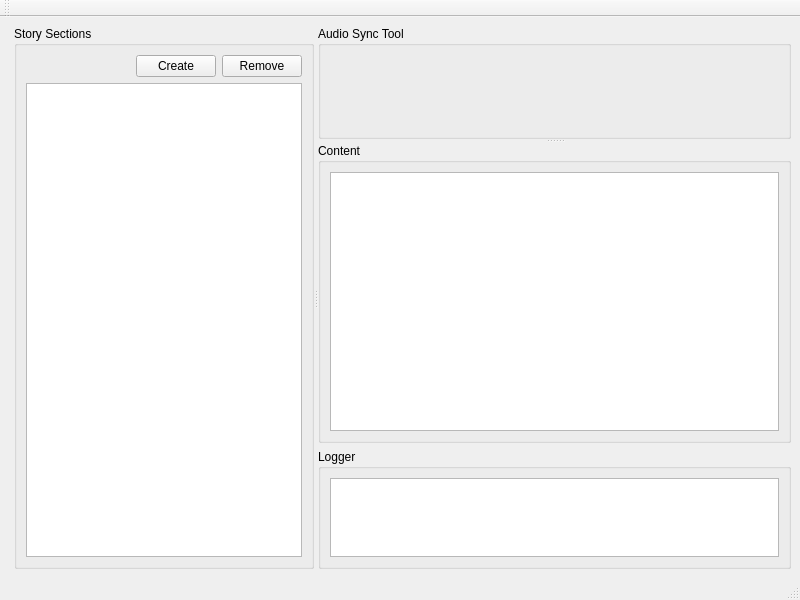
<?xml version="1.0" encoding="UTF-8"?>
<ui version="4.0">
 <class>MainWindow</class>
 <widget class="QMainWindow" name="MainWindow">
  <property name="geometry">
   <rect>
    <x>0</x>
    <y>0</y>
    <width>800</width>
    <height>600</height>
   </rect>
  </property>
  <property name="windowTitle">
   <string>Cotorro</string>
  </property>
  <property name="windowIcon">
   <iconset resource="app-resources.qrc">
    <normaloff>:/icons/assets/icons/cotorro.ico</normaloff>:/icons/assets/icons/cotorro.ico</iconset>
  </property>
  <widget class="QWidget" name="centralwidget">
   <layout class="QVBoxLayout" name="verticalLayout_6">
    <item>
     <widget class="QSplitter" name="mainSplitter">
      <property name="orientation">
       <enum>Qt::Horizontal</enum>
      </property>
      <property name="opaqueResize">
       <bool>true</bool>
      </property>
      <property name="childrenCollapsible">
       <bool>false</bool>
      </property>
      <widget class="QWidget" name="layoutWidget">
       <layout class="QVBoxLayout" name="layout_storytellingSection" stretch="0">
        <property name="spacing">
         <number>3</number>
        </property>
        <property name="sizeConstraint">
         <enum>QLayout::SetMaximumSize</enum>
        </property>
        <property name="leftMargin">
         <number>5</number>
        </property>
        <item>
         <widget class="QGroupBox" name="group_storySection">
          <property name="minimumSize">
           <size>
            <width>160</width>
            <height>0</height>
           </size>
          </property>
          <property name="maximumSize">
           <size>
            <width>300</width>
            <height>16777215</height>
           </size>
          </property>
          <property name="title">
           <string>Story Sections</string>
          </property>
          <layout class="QHBoxLayout" name="horizontalLayout_2">
           <item>
            <layout class="QVBoxLayout" name="verticalLayout">
             <item>
              <layout class="QHBoxLayout" name="horizontalLayout_3">
               <item>
                <spacer name="horizontalSpacer">
                 <property name="orientation">
                  <enum>Qt::Horizontal</enum>
                 </property>
                 <property name="sizeHint" stdset="0">
                  <size>
                   <width>40</width>
                   <height>20</height>
                  </size>
                 </property>
                </spacer>
               </item>
               <item>
                <widget class="QPushButton" name="pushButton">
                 <property name="text">
                  <string>Create</string>
                 </property>
                </widget>
               </item>
               <item>
                <widget class="QPushButton" name="pushButton_2">
                 <property name="text">
                  <string>Remove</string>
                 </property>
                </widget>
               </item>
              </layout>
             </item>
             <item>
              <widget class="QListWidget" name="listWidget">
               <property name="sizePolicy">
                <sizepolicy hsizetype="Minimum" vsizetype="Expanding">
                 <horstretch>0</horstretch>
                 <verstretch>0</verstretch>
                </sizepolicy>
               </property>
               <property name="minimumSize">
                <size>
                 <width>0</width>
                 <height>0</height>
                </size>
               </property>
               <property name="maximumSize">
                <size>
                 <width>1600000</width>
                 <height>16777215</height>
                </size>
               </property>
              </widget>
             </item>
            </layout>
           </item>
          </layout>
         </widget>
        </item>
       </layout>
      </widget>
      <widget class="QWidget" name="layoutWidget">
       <layout class="QVBoxLayout" name="verticalLayout_2">
        <item>
         <widget class="QSplitter" name="splitter">
          <property name="orientation">
           <enum>Qt::Vertical</enum>
          </property>
          <property name="childrenCollapsible">
           <bool>false</bool>
          </property>
          <widget class="QGroupBox" name="ground_audioSync">
           <property name="title">
            <string>Audio Sync Tool</string>
           </property>
           <layout class="QVBoxLayout" name="verticalLayout_4">
            <item>
             <widget class="QLabel" name="label">
              <property name="text">
               <string>&lt;html&gt;&lt;head/&gt;&lt;body&gt;&lt;p align=&quot;center&quot;&gt;&lt;img src=&quot;:/images/assets/images/cotorro_banner.png&quot;/&gt;&lt;/p&gt;&lt;/body&gt;&lt;/html&gt;</string>
              </property>
             </widget>
            </item>
           </layout>
          </widget>
          <widget class="QGroupBox" name="group_content">
           <property name="maximumSize">
            <size>
             <width>16777215</width>
             <height>300</height>
            </size>
           </property>
           <property name="title">
            <string>Content</string>
           </property>
           <layout class="QVBoxLayout" name="verticalLayout_5">
            <item>
             <widget class="QPlainTextEdit" name="pText_textStory">
              <property name="maximumSize">
               <size>
                <width>16777215</width>
                <height>16777215</height>
               </size>
              </property>
              <property name="readOnly">
               <bool>true</bool>
              </property>
             </widget>
            </item>
           </layout>
          </widget>
         </widget>
        </item>
        <item>
         <widget class="QGroupBox" name="group_logger">
          <property name="maximumSize">
           <size>
            <width>16777215</width>
            <height>120</height>
           </size>
          </property>
          <property name="title">
           <string>Logger</string>
          </property>
          <layout class="QVBoxLayout" name="verticalLayout_3">
           <item>
            <widget class="QPlainTextEdit" name="pText_logger">
             <property name="readOnly">
              <bool>true</bool>
             </property>
            </widget>
           </item>
          </layout>
         </widget>
        </item>
       </layout>
      </widget>
     </widget>
    </item>
   </layout>
  </widget>
  <widget class="QMenuBar" name="menubar">
   <property name="geometry">
    <rect>
     <x>0</x>
     <y>0</y>
     <width>800</width>
     <height>20</height>
    </rect>
   </property>
  </widget>
  <widget class="QStatusBar" name="statusbar"/>
  <widget class="QToolBar" name="toolBar">
   <property name="windowTitle">
    <string>toolBar</string>
   </property>
   <attribute name="toolBarArea">
    <enum>TopToolBarArea</enum>
   </attribute>
   <attribute name="toolBarBreak">
    <bool>false</bool>
   </attribute>
  </widget>
 </widget>
 <resources>
  <include location="app-resources.qrc"/>
 </resources>
 <connections/>
</ui>
